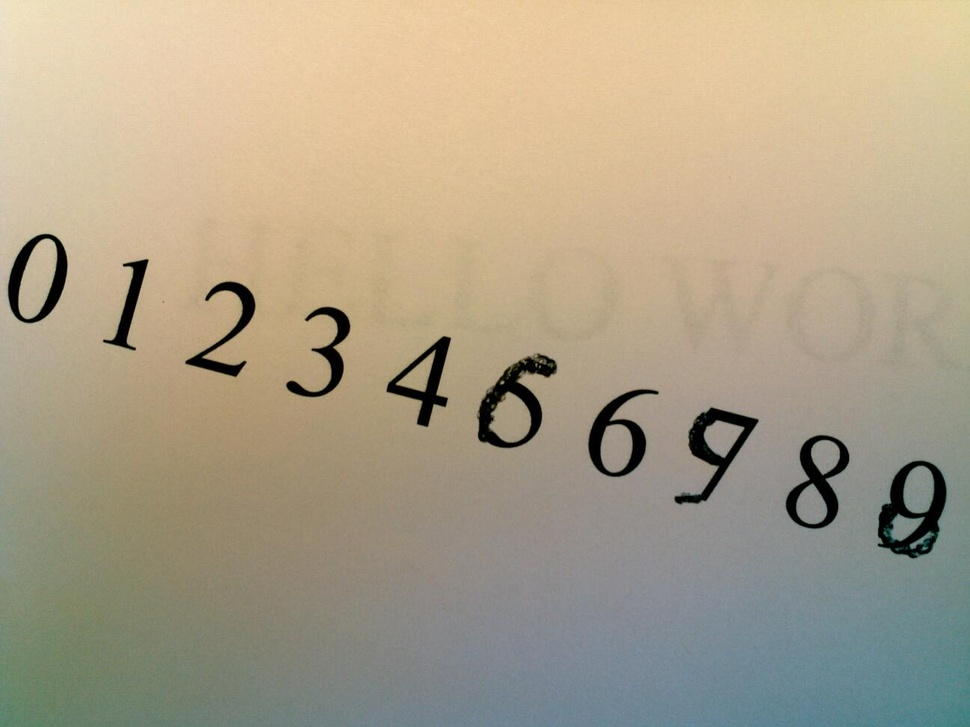
%> input picture server/received.jpg, 970 x 727 px, shrunk from 1296 x 972 before the run
$ octave --eval "result = getCompositeFeature(imread('received.jpg'));"   (GNU Octave 9; MATLAB toolbox functions it lacks are replaced by stand-ins)
%> lines starting %> are read from the running program, lines starting %| are printed output that depends on the picture; in (x1, y1, x2, y2) boxes, pixels count from 0 and x2, y2 are one past the last pixel; in counts of white or black regions, pixels touching at a corner belong together; the program's own positions count from 1
% Spring 2012, 18-551 Project
% James Chun, jtchun@andrew.cmu.edu
% utilizing a composite feature for each image

% Feature Vector is as such:
% 1-8 -> Vertical Projection
% 9-16 -> Horizontal Projection
function vec = getCompositeFeature(img)
% Assume binary image
if (length(size(img)) == 3)
    imgray = rgb2gray(img);
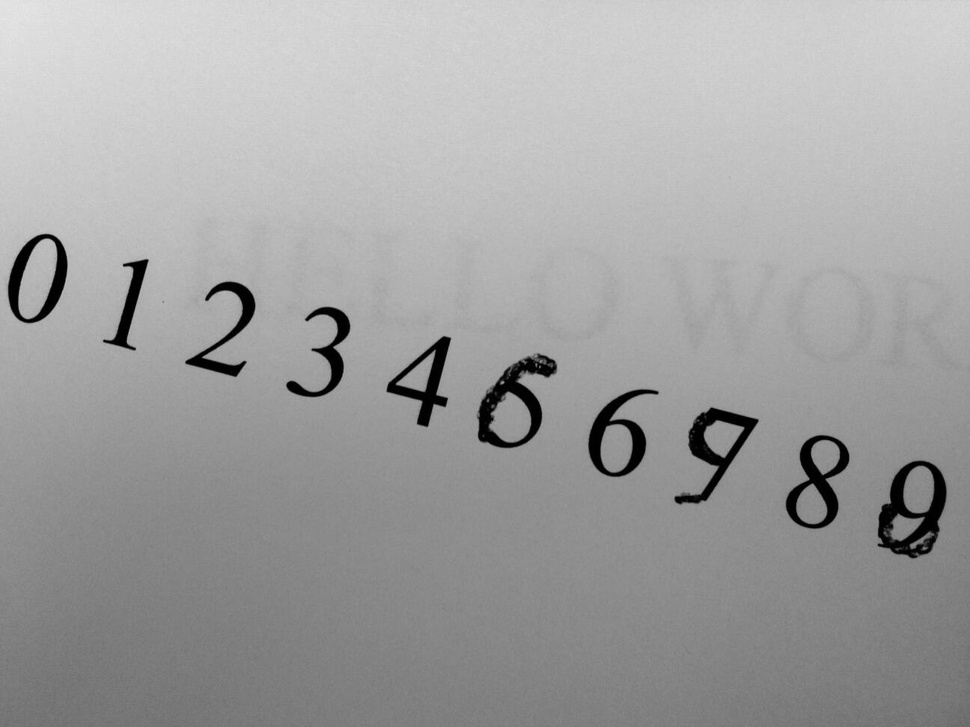
%> imgray: size 727x970 uint8; min 0, max 230, mean 160.7
    img = ~im2bw(imgray);
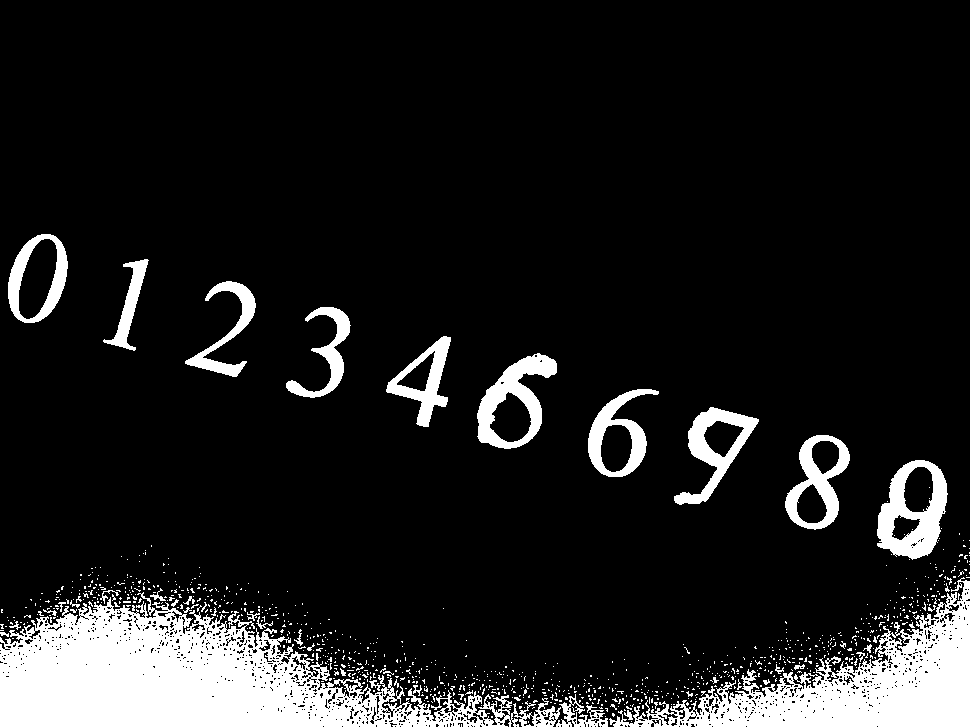
%> img: size 727x970 logical; 11.8% white; 993 white regions (950 under 20 px), largest, box (x1, y1, x2, y2) and area: (0, 592, 561, 727) 36722, (609, 577, 970, 727) 18432, (877, 460, 948, 560) 3714
end

numProjBins = 8;
[dimY dimX] = size(img);
%> dimY = 727; dimX = 970

% Vertical Projection
vert = sum(img, 1);
%> vert = 970 values, max 199 at index 935, min 6 at index 562, mean 85.5
vertProj = zeros(1, numProjBins);
for i = 1:length(vertProj)
    vertProj(i) = sum(vert(:,(i-1)*dimX/numProjBins+1:(i*dimX/numProjBins)), 2);
end
%> after the loop, vertProj = [15448 15933 9964 5528 5659 5679 8963 15544]

% Horizontal Projection
horz = sum(img, 2);
%> horz = 727 values, max 910 at index 726, min 0 at index 1, mean 114.1
horzProj = zeros(1, numProjBins);
for i = 1:length(horzProj)
    horzProj(i) = sum(horz((i-1)*dimY/numProjBins+1:(i*dimY/numProjBins), :), 1);
end
%> after the loop, horzProj = [0 0 1047 5173 9128 6752 8042 51355]

vec = [vertProj horzProj];
%> vec = [15448 15933 9964 5528 5659 5679 8963 15544 0 0 1047 5173 9128 6752 8042 51355]
%> `result = getCompositeFeature(imread('received.jpg'));`: result has the same summary as vec in getCompositeFeature
end

$ run again, on server/sent.jpg
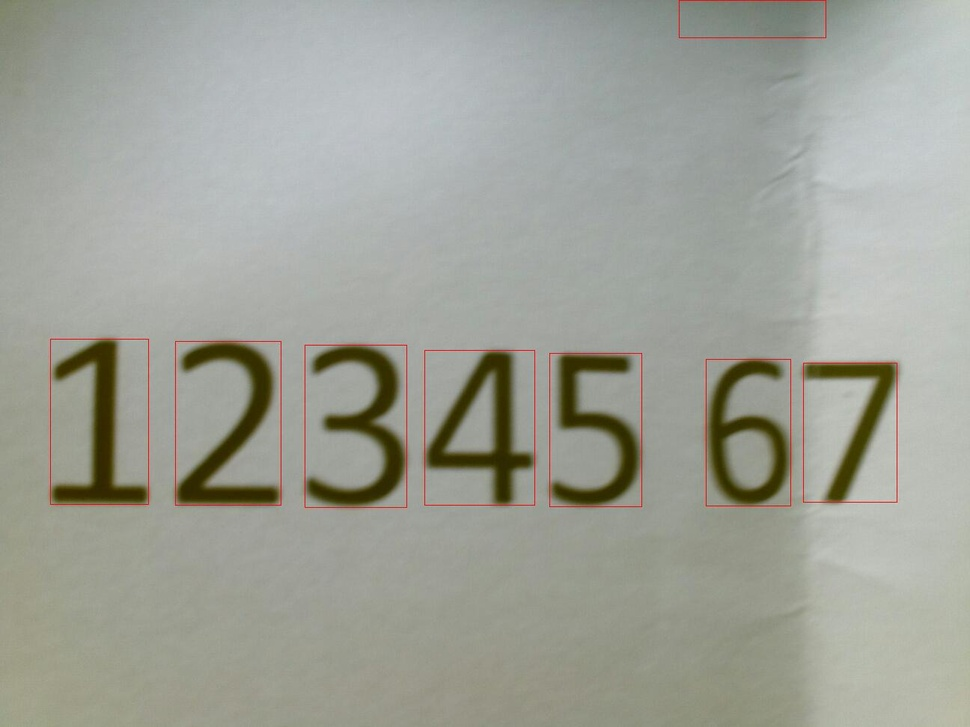
%> input picture server/sent.jpg, 970 x 727 px, shrunk from 1296 x 972 before the run
%> in getCompositeFeature, `imgray = rgb2gray(img);`:
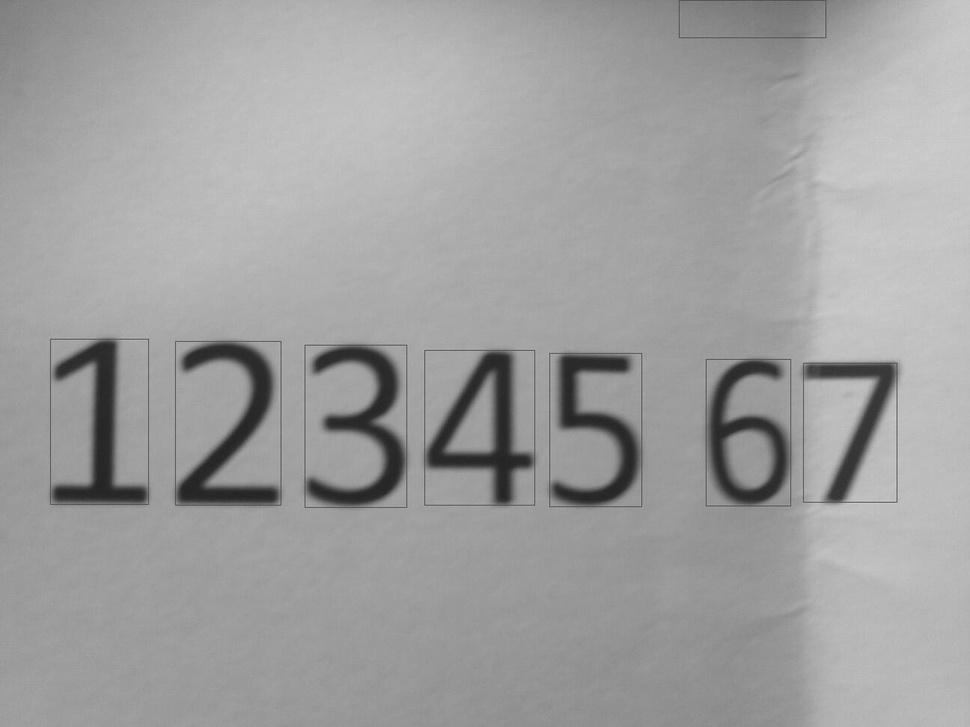
%> imgray: size 727x970 uint8; min 36, max 206, mean 159.6
%> in getCompositeFeature, `img = ~im2bw(imgray);`:
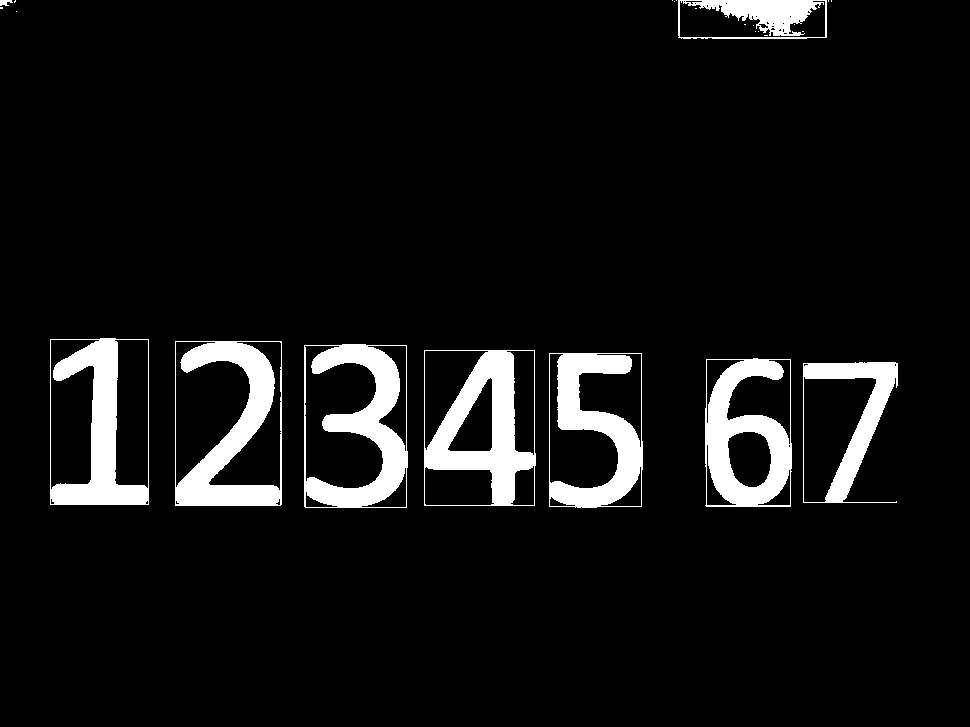
%> img: size 727x970 logical; 7.2% white; 25 white regions (16 under 20 px), largest, box (x1, y1, x2, y2) and area: (175, 341, 282, 506) 7638, (304, 344, 408, 508) 7601, (424, 350, 536, 506) 7590
%> vert = 970 values, max 177 at index 791, min 0 at index 14, mean 52.08
%> after the loop in getCompositeFeature, `for i = 1:length(vertProj)`: vertProj = [6124 5075 6564 7414 8434 5589 8474 2614]
%> horz = 727 values, max 496 at index 489, min 0 at index 40, mean 69.49
%> after the loop in getCompositeFeature, `for i = 1:length(horzProj)`: horzProj = [2958 0 0 5399 23919 17786 0 0]
%> vec = [6124 5075 6564 7414 8434 5589 8474 2614 2958 0 0 5399 23919 17786 0 0]
%> result has the same summary as vec in getCompositeFeature
